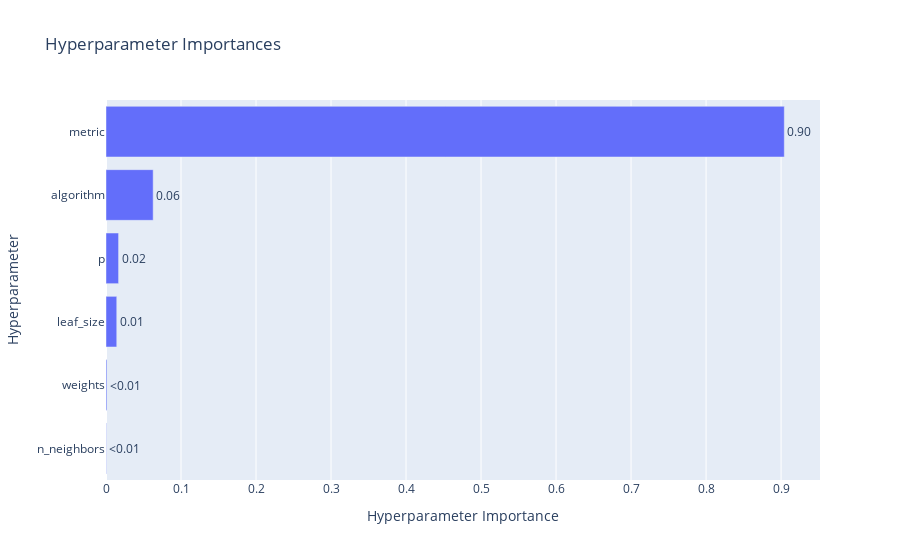
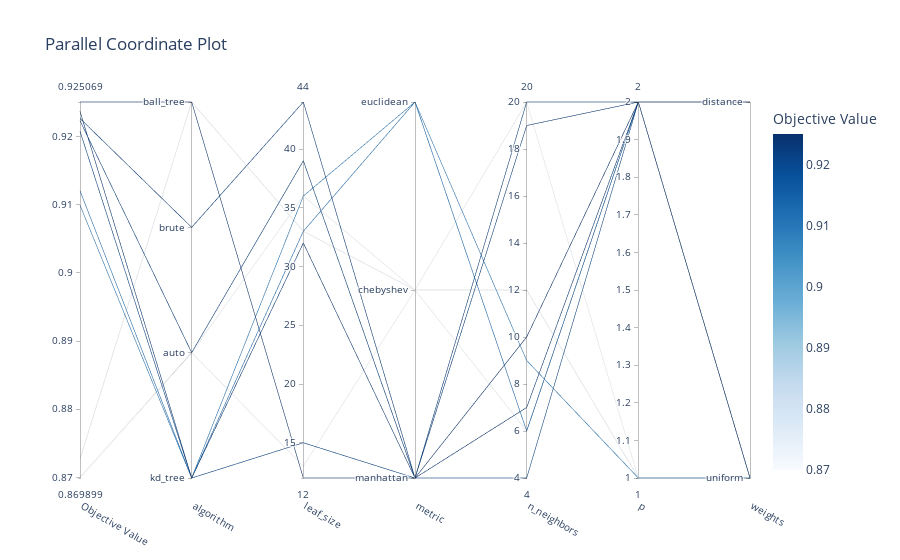

Notebook cell for these charts, in order:
### Code cell
import plotly
# Visualisation de l'importance des hyperparamètres
def plot_param_importance(study):
    optuna.visualization.plot_param_importances(study).show()

# Visualisation de la distribution des hyperparamètres
def plot_param_distributions(study):
    optuna.visualization.plot_parallel_coordinate(study).show()

# Tracer la matrice de confusion pour le meilleur modèle
def plot_confusion_matrix(best_knn, X_test, y_test):
    y_pred = best_knn.predict(X_test)
    cm = confusion_matrix(y_test, y_pred)

    plt.figure(figsize=(6, 4))
    sns.heatmap(cm, annot=True, fmt='d', cmap='Blues')
    plt.title('Matrice de Confusion (Ensemble de Test)')
    plt.xlabel('Label Prédit')
    plt.ylabel('Label Réel')
    plt.show()

## Prédire avec le meilleur modèle et tracer la matrice de confusion
#best_knn = study.best_trial.user_attrs['model'] 
#plot_confusion_matrix(best_knn, X_test, y_test)

# Afficher les visualisations
plot_param_importance(study)
plot_param_distributions(study)

### Figure 1 — Plotly figure (JSON) as saved in the notebook; plotly's stock layout.template omitted (floating-point values rounded to 4 significant figures)
{"data": [{"cliponaxis": false, "hovertemplate": ["n_neighbors (IntDistribution): 0.0004508860535860452<extra></extra>", "weights (CategoricalDistribution): 0.001244046066835583<extra></extra>", "leaf_size (IntDistribution): 0.014349288491149482<extra></extra>", "p (IntDistribution): 0.016768858395969526<extra></extra>", "algorithm (CategoricalDistribution): 0.06288737103792527<extra></extra>", "metric (CategoricalDistribution): 0.9042995499545341<extra></extra>"], "name": "Objective Value", "orientation": "h", "text": ["<0.01", "<0.01", "0.01", "0.02", "0.06", "0.90"], "textposition": "outside", "type": "bar", "x": [0.0004509, 0.001244, 0.01435, 0.01677, 0.06289, 0.9043], "y": ["n_neighbors", "weights", "leaf_size", "p", "algorithm", "metric"]}], "layout": {"title": {"text": "Hyperparameter Importances"}, "xaxis": {"title": {"text": "Hyperparameter Importance"}}, "yaxis": {"title": {"text": "Hyperparameter"}}}}

### Figure 2 — Plotly figure (JSON) as saved in the notebook; plotly's stock layout.template omitted (floating-point values rounded to 4 significant figures)
{"data": [{"dimensions": [{"label": "Objective Value", "range": [0.8699, 0.9251], "values": [0.9237, 0.9208, 0.9223, 0.87, 0.8699, 0.9099, 0.9227, 0.912, 0.9251, 0.8727]}, {"label": "algorithm", "range": [0, 3], "ticktext": ["kd_tree", "auto", "brute", "ball_tree"], "tickvals": [0, 1, 2, 3], "values": [0, 0, 1, 1, 1, 0, 2, 0, 3, 3]}, {"label": "leaf_size", "range": [12, 44], "values": [32, 15, 39, 36, 13, 36, 44, 33, 12, 33]}, {"label": "metric", "range": [0, 2], "ticktext": ["manhattan", "chebyshev", "euclidean"], "tickvals": [0, 1, 2], "values": [0, 0, 0, 1, 1, 2, 0, 2, 0, 1]}, {"label": "n_neighbors", "range": [4, 20], "values": [7, 4, 20, 6, 20, 9, 19, 6, 10, 12]}, {"label": "p", "range": [1, 2], "values": [2, 2, 2, 2, 1, 1, 2, 2, 2, 1]}, {"label": "weights", "range": [0, 1], "ticktext": ["uniform", "distance"], "tickvals": [0, 1], "values": [0, 1, 0, 0, 0, 0, 0, 1, 1, 0]}], "labelangle": 30, "labelside": "bottom", "line": {"color": [0.9237, 0.9208, 0.9223, 0.87, 0.8699, 0.9099, 0.9227, 0.912, 0.9251, 0.8727], "colorbar": {"title": {"text": "Objective Value"}}, "colorscale": [[0, "rgb(247,251,255)"], [0.125, "rgb(222,235,247)"], [0.25, "rgb(198,219,239)"], [0.375, "rgb(158,202,225)"], [0.5, "rgb(107,174,214)"], [0.625, "rgb(66,146,198)"], [0.75, "rgb(33,113,181)"], [0.875, "rgb(8,81,156)"], [1, "rgb(8,48,107)"]], "reversescale": false, "showscale": true}, "type": "parcoords"}], "layout": {"title": {"text": "Parallel Coordinate Plot"}}}
